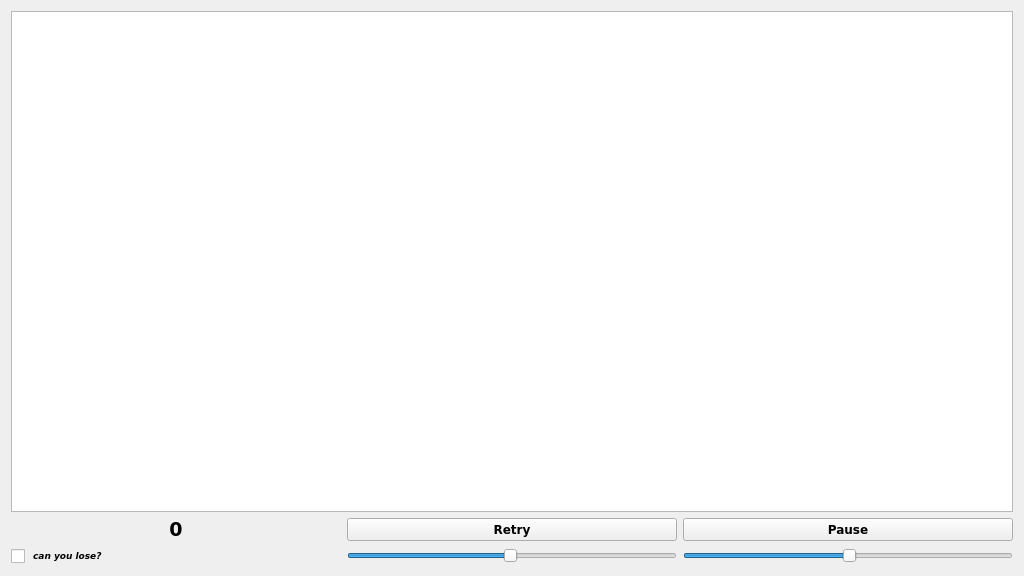
<?xml version="1.0" encoding="UTF-8"?>
<ui version="4.0">
 <class>MainWindow</class>
 <widget class="QMainWindow" name="MainWindow">
  <property name="geometry">
   <rect>
    <x>0</x>
    <y>0</y>
    <width>1024</width>
    <height>576</height>
   </rect>
  </property>
  <property name="sizePolicy">
   <sizepolicy hsizetype="Preferred" vsizetype="Preferred">
    <horstretch>0</horstretch>
    <verstretch>0</verstretch>
   </sizepolicy>
  </property>
  <property name="minimumSize">
   <size>
    <width>800</width>
    <height>480</height>
   </size>
  </property>
  <property name="baseSize">
   <size>
    <width>1024</width>
    <height>576</height>
   </size>
  </property>
  <property name="windowTitle">
   <string>MainWindow</string>
  </property>
  <widget class="QWidget" name="_central_widget">
   <layout class="QVBoxLayout" name="verticalLayout_2">
    <item>
     <widget class="GraphicsArea" name="_graphics_view">
      <property name="sizePolicy">
       <sizepolicy hsizetype="Preferred" vsizetype="Expanding">
        <horstretch>0</horstretch>
        <verstretch>0</verstretch>
       </sizepolicy>
      </property>
     </widget>
    </item>
    <item>
     <layout class="QHBoxLayout" name="_horizontal_layout" stretch="1,1,1">
      <item>
       <widget class="QLabel" name="_score_label">
        <property name="font">
         <font>
          <family>Verdana</family>
          <pointsize>14</pointsize>
          <weight>75</weight>
          <bold>true</bold>
         </font>
        </property>
        <property name="text">
         <string>0</string>
        </property>
        <property name="alignment">
         <set>Qt::AlignCenter</set>
        </property>
       </widget>
      </item>
      <item>
       <widget class="QPushButton" name="_retry_button">
        <property name="font">
         <font>
          <family>Verdana</family>
          <pointsize>9</pointsize>
          <weight>75</weight>
          <bold>true</bold>
         </font>
        </property>
        <property name="text">
         <string>Retry</string>
        </property>
       </widget>
      </item>
      <item>
       <widget class="QPushButton" name="_pause_button">
        <property name="font">
         <font>
          <family>Verdana</family>
          <pointsize>9</pointsize>
          <weight>75</weight>
          <bold>true</bold>
         </font>
        </property>
        <property name="text">
         <string>Pause</string>
        </property>
        <property name="checkable">
         <bool>true</bool>
        </property>
        <property name="checked">
         <bool>false</bool>
        </property>
       </widget>
      </item>
     </layout>
    </item>
    <item>
     <layout class="QHBoxLayout" name="horizontalLayout_2" stretch="1,1,1">
      <item>
       <widget class="QCheckBox" name="_check_box">
        <property name="font">
         <font>
          <family>Verdana</family>
          <pointsize>7</pointsize>
          <weight>75</weight>
          <italic>true</italic>
          <bold>true</bold>
         </font>
        </property>
        <property name="text">
         <string> can you lose?</string>
        </property>
       </widget>
      </item>
      <item>
       <widget class="QSlider" name="_speed_slider">
        <property name="minimum">
         <number>1</number>
        </property>
        <property name="maximum">
         <number>100</number>
        </property>
        <property name="singleStep">
         <number>1</number>
        </property>
        <property name="value">
         <number>50</number>
        </property>
        <property name="orientation">
         <enum>Qt::Horizontal</enum>
        </property>
       </widget>
      </item>
      <item>
       <widget class="QSlider" name="_mob_slider">
        <property name="minimum">
         <number>0</number>
        </property>
        <property name="maximum">
         <number>99</number>
        </property>
        <property name="value">
         <number>50</number>
        </property>
        <property name="orientation">
         <enum>Qt::Horizontal</enum>
        </property>
       </widget>
      </item>
     </layout>
    </item>
    <item>
     <layout class="QHBoxLayout" name="_control_layout"/>
    </item>
   </layout>
  </widget>
 </widget>
 <layoutdefault spacing="6" margin="11"/>
 <customwidgets>
  <customwidget>
   <class>GraphicsArea</class>
   <extends>QGraphicsView</extends>
   <header location="global">graphicsarea.h</header>
  </customwidget>
 </customwidgets>
 <resources/>
 <connections>
  <connection>
   <sender>_pause_button</sender>
   <signal>toggled(bool)</signal>
   <receiver>MainWindow</receiver>
   <slot>Pause()</slot>
   <hints>
    <hint type="sourcelabel">
     <x>696</x>
     <y>428</y>
    </hint>
    <hint type="destinationlabel">
     <x>677</x>
     <y>454</y>
    </hint>
   </hints>
  </connection>
  <connection>
   <sender>_retry_button</sender>
   <signal>clicked()</signal>
   <receiver>MainWindow</receiver>
   <slot>Retry()</slot>
   <hints>
    <hint type="sourcelabel">
     <x>336</x>
     <y>428</y>
    </hint>
    <hint type="destinationlabel">
     <x>328</x>
     <y>449</y>
    </hint>
   </hints>
  </connection>
  <connection>
   <sender>_mob_slider</sender>
   <signal>valueChanged(int)</signal>
   <receiver>MainWindow</receiver>
   <slot>DifficultyChanged()</slot>
   <hints>
    <hint type="sourcelabel">
     <x>575</x>
     <y>450</y>
    </hint>
    <hint type="destinationlabel">
     <x>796</x>
     <y>385</y>
    </hint>
   </hints>
  </connection>
  <connection>
   <sender>_check_box</sender>
   <signal>stateChanged(int)</signal>
   <receiver>MainWindow</receiver>
   <slot>LosableChanged()</slot>
   <hints>
    <hint type="sourcelabel">
     <x>16</x>
     <y>452</y>
    </hint>
    <hint type="destinationlabel">
     <x>-5</x>
     <y>456</y>
    </hint>
   </hints>
  </connection>
  <connection>
   <sender>_speed_slider</sender>
   <signal>valueChanged(int)</signal>
   <receiver>MainWindow</receiver>
   <slot>SpeedChanged()</slot>
   <hints>
    <hint type="sourcelabel">
     <x>480</x>
     <y>450</y>
    </hint>
    <hint type="destinationlabel">
     <x>243</x>
     <y>473</y>
    </hint>
   </hints>
  </connection>
 </connections>
 <slots>
  <slot>Pause()</slot>
  <slot>Retry()</slot>
  <slot>LosableChanged()</slot>
  <slot>DifficultyChanged()</slot>
  <slot>SpeedChanged()</slot>
 </slots>
</ui>
